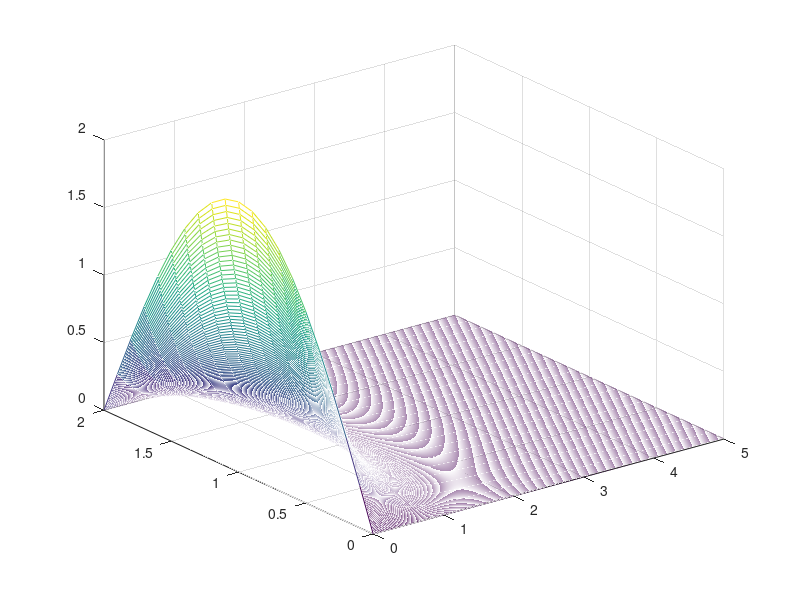
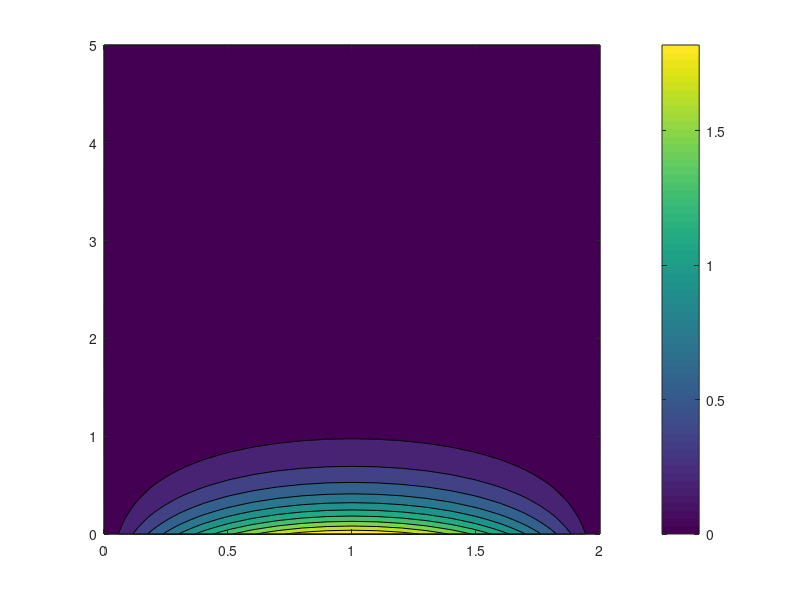

The MATLAB source for these figures, in order:
clear all; close all; clc

% Pré-alocações 
D = 1;
L = 2; 

t0 = 0; %s
tf = 5; %s
x0 = 0; %s
xf = L;

dt = 0.01; %s
dx = 0.1; %cm
t = t0:dt:tf;
x = x0:dx:xf; 

Nt = length(t);
Nx = length(x);

rho = zeros(Nx, Nt);

% Condições iniciais
rho(:,1) = 2*sin(pi*x/L);

% Condições fronteira
rho(1,:) = 0;
rho(Nx,:) = 0;

% Método de Crank-Nicolson

ETA = dt*D/dx^2;

A = full(gallery('tridiag',Nx-2,-1,2/ETA+2,-1)); % criar matriz A


b = zeros(Nx-2,1);

for j = 1: Nt -1
    b = rho(1:Nx-2,j)+(2/ETA-2)*rho(2:Nx-1,j)+rho(3:Nx,j);
    b(1) = b(1) + rho(1,j+1);
    b(Nx-2) = b(Nx-2) + rho(Nx,j+1);
    rho(2:Nx-1,j+1) = linsolve(A,b);
    
%     plot(rho(:,j))
%     pause(0.1)
end


figure(1)
mesh(t,x,rho)
figure(2)
contourf(x,t,rho')
colorbar